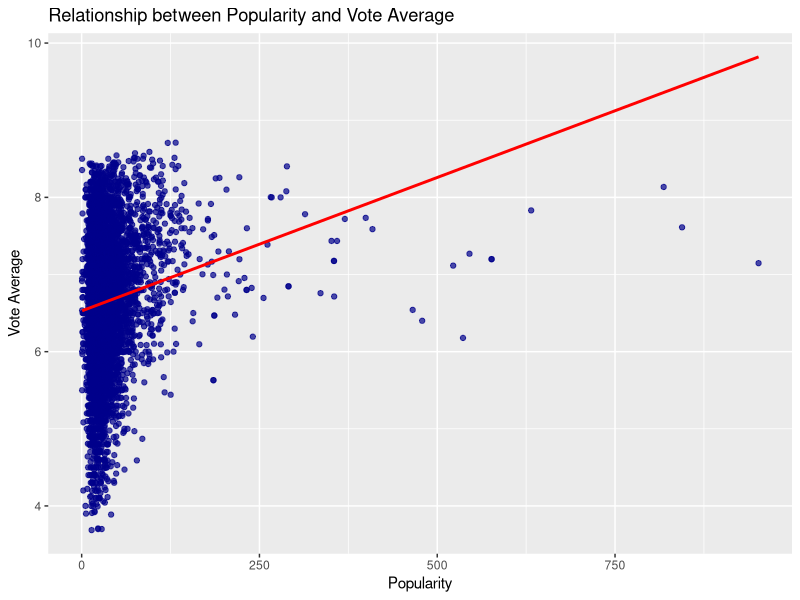

Reproduce this figure in R.
# setting up the working directory and loading movies data set into data frame.
#setwd(choose.dir())
getwd()
data = read.csv("my_dataset/movies.csv")
str(data)
colnames(data)

# Release Date
summary(data$release_date)

# Vote Average
summary(data$vote_average)

# Vote Count
summary(data$vote_count)

# Popularity
summary(data$popularity)

# install and load ggplot2 library 
install.packages("ggplot2")
library(ggplot2)

# creating a scatter plot with trend line
ggplot(data, aes(x = popularity, y = vote_average)) +
  geom_point(color = "darkblue", alpha = 0.7) +
  geom_smooth(method = "lm", se = FALSE, color = "red") +
  labs(title = "Relationship between Popularity and Vote Average",
       x = "Popularity", y = "Vote Average")
